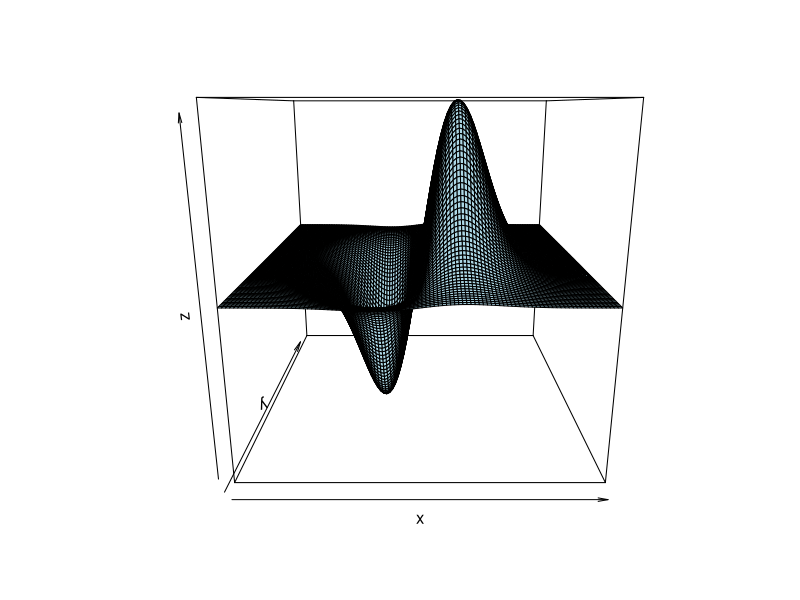

The R source for this figure:
x = seq(-3, 3, length = 100)
y = seq(-2, 2, length = 100)
f = function(x, y){x * exp(-x^2 - y^2)}
z = outer(x, y, f)
persp(x, y, z, col = "lightblue")
